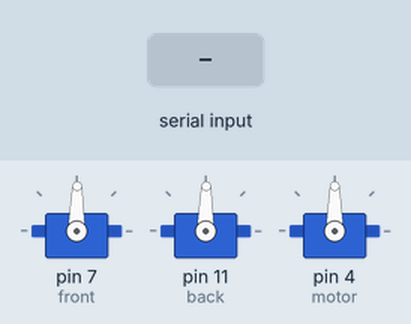
Recording of a sketch running on a simulated Arduino Uno, built with avr-gcc and run on an emulated ATmega328P. Shown: 3 × servo. The inputs (shaded band) are chosen by the test bench. What the sketch prints to the serial monitor is not drawn.

Above: at 1.2 s.
1.3 s: byte 30 received over Serial
At 2.6 s:
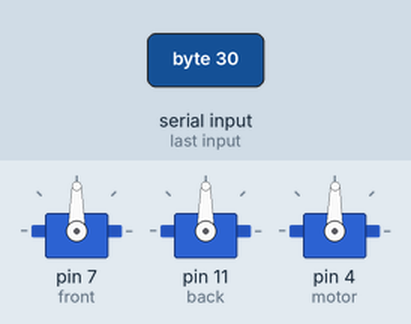
Timing chart, 0 to 10.3 s (numbered marks = the images above; inputs shaded):
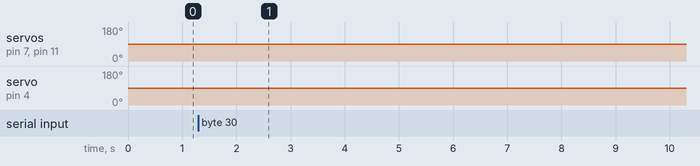

Measured:
- after the input at 1.3 s, servo on pin 7 (front), servo on pin 11 (back): 89° → 90° at once; servo on pin 4 (motor): alternates 90° for 1.0 s and 89° for 1.0 s, starting after 1.0 s

The sketch:

WaitForPi.ino
```cpp
#include "Time.h"
#include <Servo.h>

int n;
int s;

Servo front;
Servo back;
Servo motor;

void setup(){
  Serial.begin(9600);
  Serial.flush();
  front.attach(7);
  front.write(89);
  back.attach(11);
  back.write(89);
  motor.attach(4);
  motor.write(90);
  n = 120;
  s = 85;
}

int incoming[3] = {90,90,1};

void loop(){
  Serial.write(1);
  while(!Serial.available()){

  }

  if(Serial.available() >= 3){
   for(int i = 0; i < 3; i++){
    incoming[i] = Serial.read();
    // Serial.println(incoming[i]);
   }
  }

  n = incoming[0];
  s = incoming[1];

  if (s > 120){
   s = 85;
  }
  if (s < 60){
   s = 85;
  }
  front.write(n);
  back.write(180-n);
  /*
  digitalWrite(ledPin, HIGH);
  delay(n*100);
  digitalWrite(ledPin, LOW);
  delay(n*100);
  */
  motor.write(s);
  delay(1000);
  motor.write(89);
  delay(1000);
}
```
